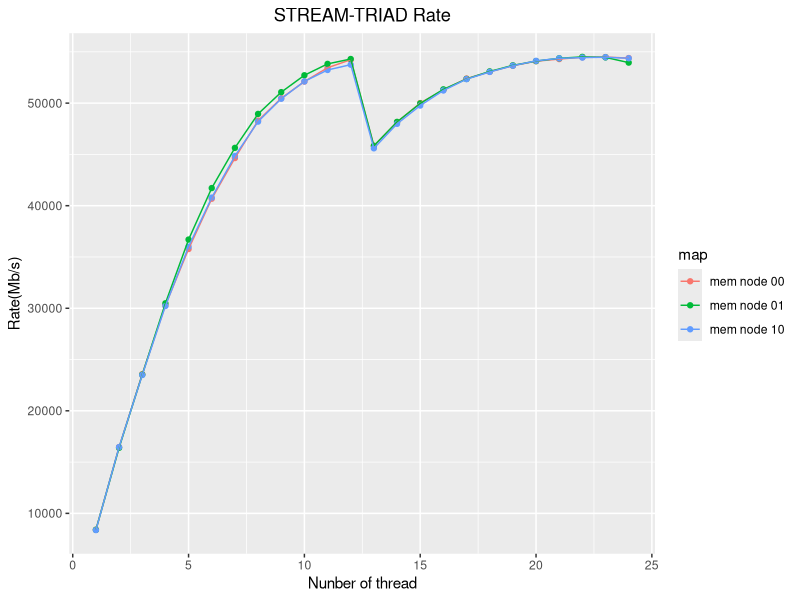

The R script that drew this image:
setwd("D:/University of Trieste/project/Stream_benchemark_and_matrices_transpose")
library(tidyverse)
library(tibble)


st00<-read.csv("result/stream00 - Copy.csv", header = FALSE,sep=";") 
st00%>%rename(numb_thread=V1, triad=V2)-> st00
st00$numb_thread<- as.numeric(st00$numb_thread)
st00$triad<- as.numeric(st00$triad)

st01<-read.csv("result/stream01 - Copy.csv", header = FALSE,sep=";") 
st01%>%rename(numb_thread=V1, triad=V2)-> st01
st01$numb_thread<- as.numeric(st01$numb_thread)
st01$triad<- as.numeric(st01$triad)

st10<-read.csv("result/stream10 - Copy.csv", header = FALSE,sep=";") 
st10%>%rename(numb_thread=V1, triad=V2)-> st10
st10$numb_thread<- as.numeric(st10$numb_thread)
st10$triad<- as.numeric(st10$triad)

n<-nrow(st10)

level <-rep("mem node 00",n)
st00<- mutate(st00,map=level)
level <-rep("mem node 01",n)
st01<- mutate(st01,map=level)
level <-rep("mem node 10",n)
st10<- mutate(st10,map=level)


result <- rbind(st00,st01,st10)
result$map <-as.factor(result$map)
result$map<-as.factor(result$map)


p<-ggplot(result)+
  geom_point(mapping = aes(x=numb_thread,y=triad, color=map))+
  geom_line(mapping = aes(x=numb_thread,y=triad,color=map)) +
  labs(x="Nunber of thread", y= "Rate(Mb/s)", title = "STREAM-TRIAD Rate")+
  theme(plot.title = element_text(hjust = 0.5))
p 

